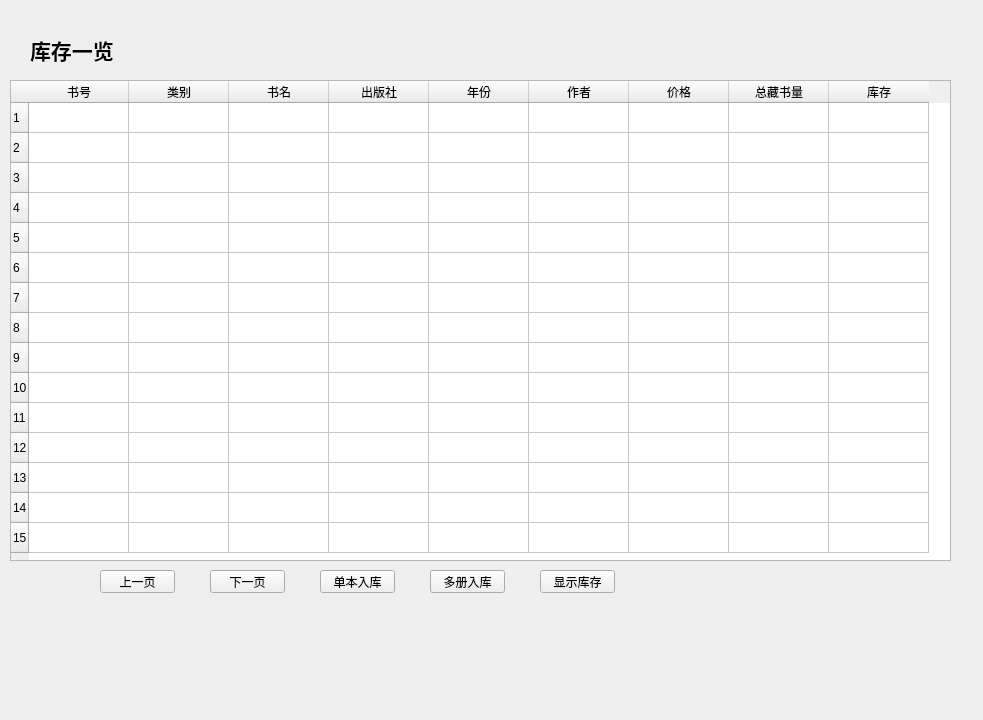
<?xml version="1.0" encoding="UTF-8"?>
<ui version="4.0">
 <class>addbook</class>
 <widget class="QWidget" name="addbook">
  <property name="geometry">
   <rect>
    <x>0</x>
    <y>0</y>
    <width>983</width>
    <height>720</height>
   </rect>
  </property>
  <property name="windowTitle">
   <string>addbook</string>
  </property>
  <widget class="QTableWidget" name="tableWidget">
   <property name="geometry">
    <rect>
     <x>10</x>
     <y>80</y>
     <width>941</width>
     <height>481</height>
    </rect>
   </property>
   <property name="minimumSize">
    <size>
     <width>941</width>
     <height>0</height>
    </size>
   </property>
   <property name="maximumSize">
    <size>
     <width>941</width>
     <height>16777215</height>
    </size>
   </property>
   <property name="editTriggers">
    <set>QAbstractItemView::NoEditTriggers</set>
   </property>
   <property name="selectionMode">
    <enum>QAbstractItemView::SingleSelection</enum>
   </property>
   <property name="selectionBehavior">
    <enum>QAbstractItemView::SelectRows</enum>
   </property>
   <property name="rowCount">
    <number>15</number>
   </property>
   <property name="columnCount">
    <number>9</number>
   </property>
   <attribute name="verticalHeaderDefaultSectionSize">
    <number>30</number>
   </attribute>
   <row/>
   <row/>
   <row/>
   <row/>
   <row/>
   <row/>
   <row/>
   <row/>
   <row/>
   <row/>
   <row/>
   <row/>
   <row/>
   <row/>
   <row/>
   <column>
    <property name="text">
     <string>书号</string>
    </property>
   </column>
   <column>
    <property name="text">
     <string>类别</string>
    </property>
   </column>
   <column>
    <property name="text">
     <string>书名</string>
    </property>
   </column>
   <column>
    <property name="text">
     <string>出版社</string>
    </property>
   </column>
   <column>
    <property name="text">
     <string>年份</string>
    </property>
   </column>
   <column>
    <property name="text">
     <string>作者</string>
    </property>
   </column>
   <column>
    <property name="text">
     <string>价格</string>
    </property>
   </column>
   <column>
    <property name="text">
     <string>总藏书量</string>
    </property>
   </column>
   <column>
    <property name="text">
     <string>库存</string>
    </property>
   </column>
  </widget>
  <widget class="QLabel" name="label">
   <property name="geometry">
    <rect>
     <x>30</x>
     <y>30</y>
     <width>91</width>
     <height>41</height>
    </rect>
   </property>
   <property name="text">
    <string>&lt;html&gt;&lt;head/&gt;&lt;body&gt;&lt;p&gt;&lt;span style=&quot; font-size:16pt; font-weight:600;&quot;&gt;库存一览&lt;/span&gt;&lt;/p&gt;&lt;/body&gt;&lt;/html&gt;</string>
   </property>
  </widget>
  <widget class="QPushButton" name="pushButton">
   <property name="geometry">
    <rect>
     <x>100</x>
     <y>570</y>
     <width>75</width>
     <height>23</height>
    </rect>
   </property>
   <property name="text">
    <string>上一页</string>
   </property>
  </widget>
  <widget class="QPushButton" name="pushButton_2">
   <property name="geometry">
    <rect>
     <x>210</x>
     <y>570</y>
     <width>75</width>
     <height>23</height>
    </rect>
   </property>
   <property name="text">
    <string>下一页</string>
   </property>
  </widget>
  <widget class="QPushButton" name="pushButton_3">
   <property name="geometry">
    <rect>
     <x>320</x>
     <y>570</y>
     <width>75</width>
     <height>23</height>
    </rect>
   </property>
   <property name="text">
    <string>单本入库</string>
   </property>
  </widget>
  <widget class="QPushButton" name="pushButton_4">
   <property name="geometry">
    <rect>
     <x>430</x>
     <y>570</y>
     <width>75</width>
     <height>23</height>
    </rect>
   </property>
   <property name="text">
    <string>多册入库</string>
   </property>
  </widget>
  <widget class="QPushButton" name="pushButton_5">
   <property name="geometry">
    <rect>
     <x>540</x>
     <y>570</y>
     <width>75</width>
     <height>23</height>
    </rect>
   </property>
   <property name="text">
    <string>显示库存</string>
   </property>
  </widget>
 </widget>
 <layoutdefault spacing="6" margin="11"/>
 <resources/>
 <connections/>
</ui>
